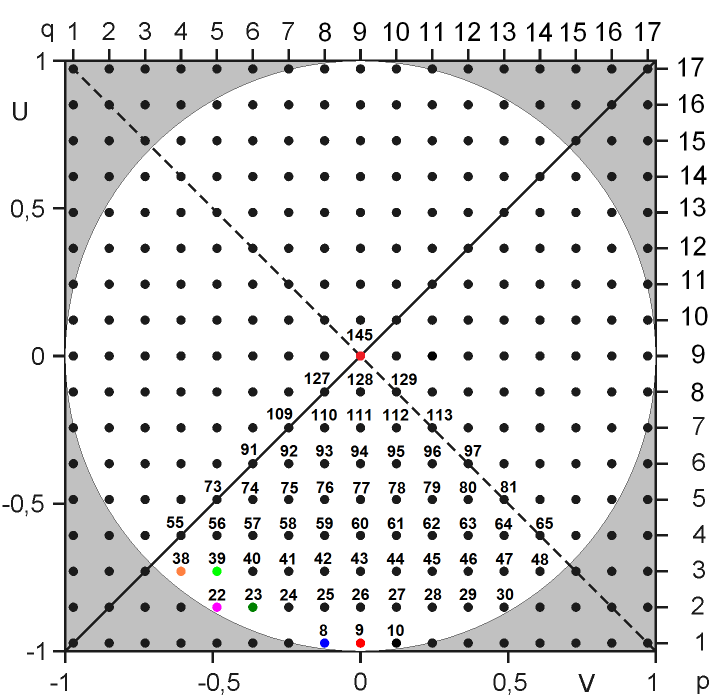
#> input picture DATA/GURT_parameters/1_UV_1-289.png, 1430 x 1400 px (shown at 1/2 size)
$ jupyter execute --allow-errors antennas_GURT_array_calibration.ipynb   (shell and % lines are left out)
#> lines starting #> are read from the running program, lines starting #| are printed output that depends on the picture
[cell 1]
import numpy as np
import matplotlib.pyplot as plt
import matplotlib.image as mpimg
import matplotlib.patches as patches

import astropy.units as u
from astropy.coordinates import EarthLocation, AltAz
# from astropy.coordinates import SkyCoord
# from astropy.coordinates import solar_system_ephemeris
from astropy.coordinates import get_sun
from astropy.time import Time

[cell 2]
# Coordinates of UTR-2 radio telescope
longitude = '36d56m27.560s'
latitude = '+49d38m10.310s'
elevation = 156 * u.m
observatory = 'UTR-2, Ukraine'
utr2_location = EarthLocation.from_geodetic(longitude, latitude, elevation)

# start_time = Time('2024-02-01 05:00:00')
# end_time = Time('2024-02-01 20:02:00')

start_time = Time('2020-06-04 12:20:00')
end_time = Time('2020-06-04 12:30:00')

n_points = 50  # Number of points to calculate within the time window

 As the example we have solar burst on  2020.06.04  at  12:26:40 UTC   (15:26:40 UTC+3)

 GURT beam code according to UV-log at this time:
``` python
UTC+3: 4/6/2020 15:26:15.004 U= A V= 4  #C9C5
```
Which corresponds to codes: U = 01010 (0Ah, x = +6), V = 00100 (04h, y = +4), No 47 in PLT designation

#> (a cell that did not finish here is left out)

[cell 4]
fig, ax0 = plt.subplots(1, 1, figsize=(18, 6))
#> (the rest of this cell did not finish here and is left out)

[cell 5]
img_0 = mpimg.imread('DATA/GURT_parameters/1_UV_1-289.png')
#> img_0 is the input picture: shape (1400, 1430, 4) float32; mean R, G, B, A 0.893, 0.893, 0.893, 1
img_1 = mpimg.imread('DATA/GURT_parameters/GURT_polarization.png')
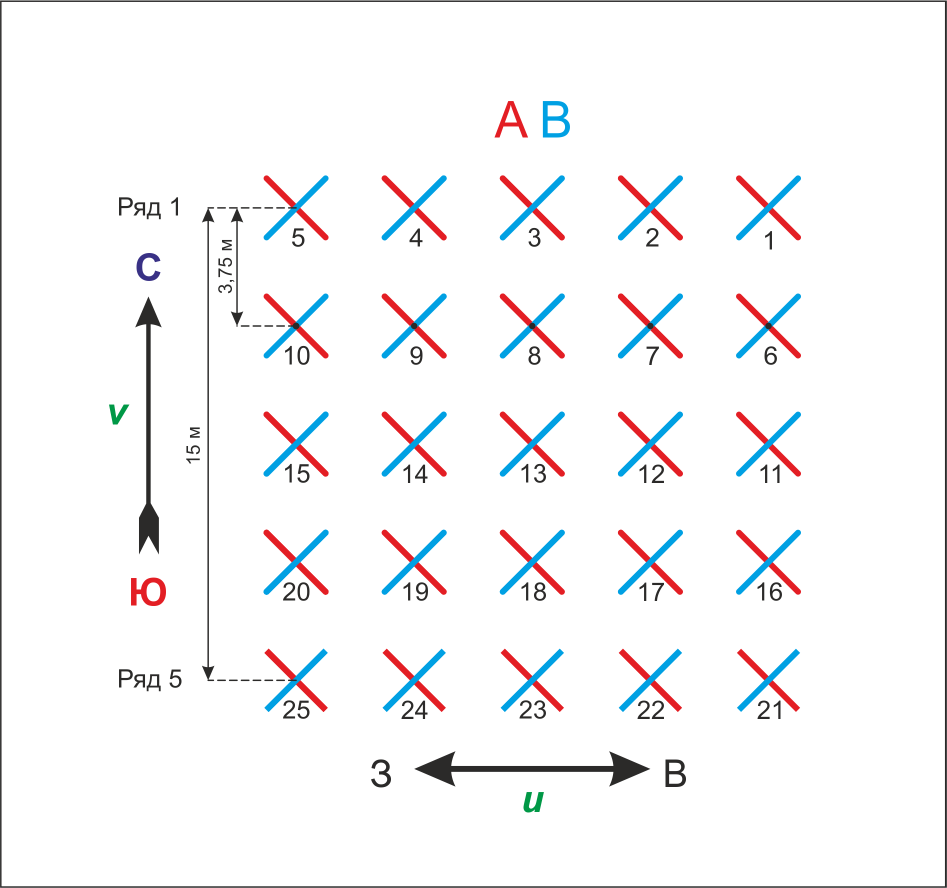
#> input picture DATA/GURT_parameters/GURT_polarization.png, 1893 x 1776 px (shown at 1/2 size)
#> img_1 is the input picture: shape (1776, 1893, 3) float32; mean R, G, B 0.967, 0.965, 0.97

fig, (ax0, ax1) = plt.subplots(1, 2, figsize=(16, 8))
ax0.imshow(img_0)
ax0.axis('off')
ax1.imshow(img_1)
ax1.axis('off')
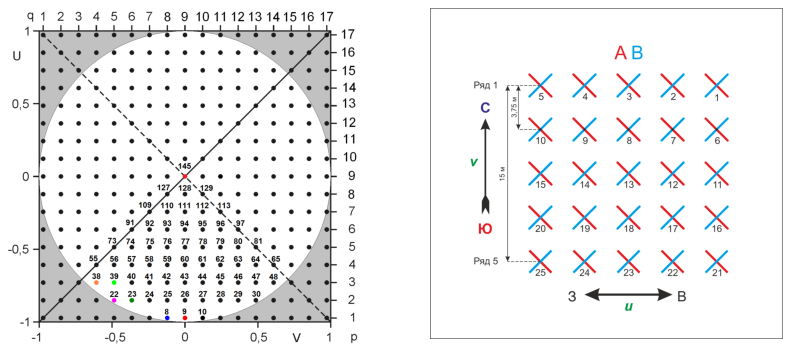
#> figure drawn by matplotlib, 2 panels
